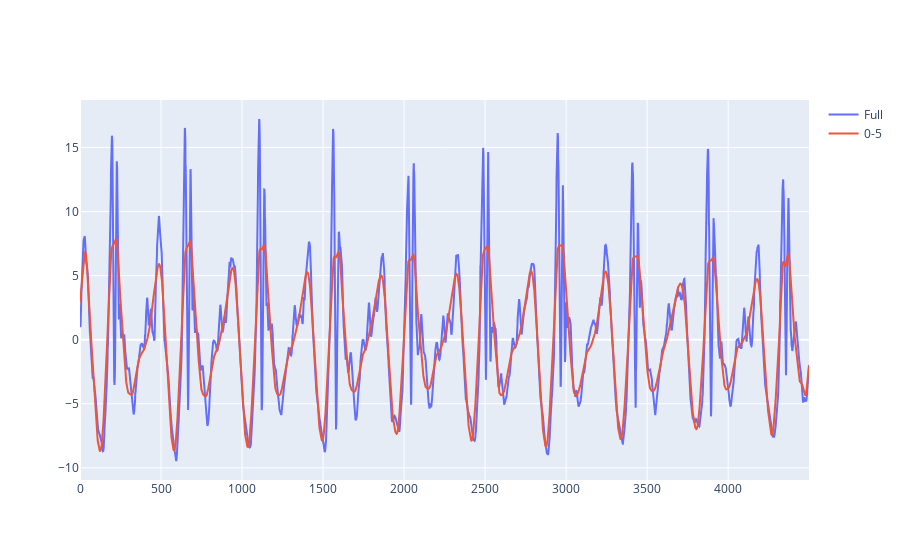

Notebook cell for this chart:
### Code cell
fig = go.Figure()

fig.add_scatter(y = x_acc,
                mode='lines',
                name='Full')

fig.add_scatter(y = x_acc_clear,
                mode='lines',
                name='0-5')

fig.show()

### Figure 1 — Plotly figure (JSON) as saved in the notebook; plotly's stock layout.template omitted (floating-point values rounded to 4 significant figures; data arrays with more than 128 entries replaced by an {"elided": "..."} marker saying what was removed)
{"data": [{"mode": "lines", "name": "Full", "type": "scatter", "y": {"elided": "4500 float values"}}, {"mode": "lines", "name": "0-5", "type": "scatter", "y": {"elided": "4500 float values"}}], "layout": {}}
